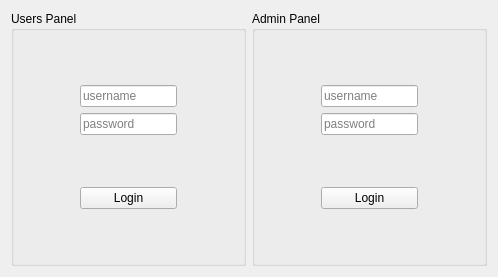
<?xml version="1.0" encoding="UTF-8"?>
<ui version="4.0">
 <class>Login</class>
 <widget class="QWidget" name="Login">
  <property name="geometry">
   <rect>
    <x>0</x>
    <y>0</y>
    <width>498</width>
    <height>277</height>
   </rect>
  </property>
  <property name="windowTitle">
   <string>Form</string>
  </property>
  <layout class="QHBoxLayout" name="horizontalLayout">
   <item>
    <widget class="QGroupBox" name="groupBox_2">
     <property name="title">
      <string>Users Panel</string>
     </property>
     <layout class="QHBoxLayout" name="horizontalLayout_5">
      <item>
       <layout class="QHBoxLayout" name="horizontalLayout_3">
        <item>
         <spacer name="horizontalSpacer_5">
          <property name="orientation">
           <enum>Qt::Horizontal</enum>
          </property>
          <property name="sizeHint" stdset="0">
           <size>
            <width>40</width>
            <height>20</height>
           </size>
          </property>
         </spacer>
        </item>
        <item>
         <spacer name="horizontalSpacer_6">
          <property name="orientation">
           <enum>Qt::Horizontal</enum>
          </property>
          <property name="sizeHint" stdset="0">
           <size>
            <width>40</width>
            <height>20</height>
           </size>
          </property>
         </spacer>
        </item>
        <item>
         <layout class="QVBoxLayout" name="verticalLayout_2">
          <item>
           <spacer name="verticalSpacer_4">
            <property name="orientation">
             <enum>Qt::Vertical</enum>
            </property>
            <property name="sizeHint" stdset="0">
             <size>
              <width>20</width>
              <height>40</height>
             </size>
            </property>
           </spacer>
          </item>
          <item>
           <widget class="QLineEdit" name="lineEdit_user">
            <property name="placeholderText">
             <string>username</string>
            </property>
           </widget>
          </item>
          <item>
           <widget class="QLineEdit" name="lineEdit_userPass">
            <property name="echoMode">
             <enum>QLineEdit::Password</enum>
            </property>
            <property name="placeholderText">
             <string>password</string>
            </property>
           </widget>
          </item>
          <item>
           <spacer name="verticalSpacer_5">
            <property name="orientation">
             <enum>Qt::Vertical</enum>
            </property>
            <property name="sizeHint" stdset="0">
             <size>
              <width>20</width>
              <height>40</height>
             </size>
            </property>
           </spacer>
          </item>
          <item>
           <widget class="QPushButton" name="pushButton_userButton">
            <property name="text">
             <string>Login</string>
            </property>
           </widget>
          </item>
          <item>
           <spacer name="verticalSpacer_6">
            <property name="orientation">
             <enum>Qt::Vertical</enum>
            </property>
            <property name="sizeHint" stdset="0">
             <size>
              <width>20</width>
              <height>40</height>
             </size>
            </property>
           </spacer>
          </item>
         </layout>
        </item>
        <item>
         <spacer name="horizontalSpacer_7">
          <property name="orientation">
           <enum>Qt::Horizontal</enum>
          </property>
          <property name="sizeHint" stdset="0">
           <size>
            <width>40</width>
            <height>20</height>
           </size>
          </property>
         </spacer>
        </item>
        <item>
         <spacer name="horizontalSpacer_8">
          <property name="orientation">
           <enum>Qt::Horizontal</enum>
          </property>
          <property name="sizeHint" stdset="0">
           <size>
            <width>40</width>
            <height>20</height>
           </size>
          </property>
         </spacer>
        </item>
       </layout>
      </item>
     </layout>
    </widget>
   </item>
   <item>
    <widget class="QGroupBox" name="groupBox">
     <property name="title">
      <string>Admin Panel</string>
     </property>
     <layout class="QHBoxLayout" name="horizontalLayout_4">
      <item>
       <layout class="QHBoxLayout" name="horizontalLayout_2">
        <item>
         <spacer name="horizontalSpacer">
          <property name="orientation">
           <enum>Qt::Horizontal</enum>
          </property>
          <property name="sizeHint" stdset="0">
           <size>
            <width>40</width>
            <height>20</height>
           </size>
          </property>
         </spacer>
        </item>
        <item>
         <spacer name="horizontalSpacer_3">
          <property name="orientation">
           <enum>Qt::Horizontal</enum>
          </property>
          <property name="sizeHint" stdset="0">
           <size>
            <width>40</width>
            <height>20</height>
           </size>
          </property>
         </spacer>
        </item>
        <item>
         <layout class="QVBoxLayout" name="verticalLayout">
          <item>
           <spacer name="verticalSpacer">
            <property name="orientation">
             <enum>Qt::Vertical</enum>
            </property>
            <property name="sizeHint" stdset="0">
             <size>
              <width>20</width>
              <height>40</height>
             </size>
            </property>
           </spacer>
          </item>
          <item>
           <widget class="QLineEdit" name="lineEdit_adminUser">
            <property name="placeholderText">
             <string>username</string>
            </property>
           </widget>
          </item>
          <item>
           <widget class="QLineEdit" name="lineEdit_adminPass">
            <property name="echoMode">
             <enum>QLineEdit::Password</enum>
            </property>
            <property name="placeholderText">
             <string>password</string>
            </property>
           </widget>
          </item>
          <item>
           <spacer name="verticalSpacer_2">
            <property name="orientation">
             <enum>Qt::Vertical</enum>
            </property>
            <property name="sizeHint" stdset="0">
             <size>
              <width>20</width>
              <height>40</height>
             </size>
            </property>
           </spacer>
          </item>
          <item>
           <widget class="QPushButton" name="pushButton_adminButton">
            <property name="text">
             <string>Login</string>
            </property>
           </widget>
          </item>
          <item>
           <spacer name="verticalSpacer_3">
            <property name="orientation">
             <enum>Qt::Vertical</enum>
            </property>
            <property name="sizeHint" stdset="0">
             <size>
              <width>20</width>
              <height>40</height>
             </size>
            </property>
           </spacer>
          </item>
         </layout>
        </item>
        <item>
         <spacer name="horizontalSpacer_4">
          <property name="orientation">
           <enum>Qt::Horizontal</enum>
          </property>
          <property name="sizeHint" stdset="0">
           <size>
            <width>40</width>
            <height>20</height>
           </size>
          </property>
         </spacer>
        </item>
        <item>
         <spacer name="horizontalSpacer_2">
          <property name="orientation">
           <enum>Qt::Horizontal</enum>
          </property>
          <property name="sizeHint" stdset="0">
           <size>
            <width>40</width>
            <height>20</height>
           </size>
          </property>
         </spacer>
        </item>
       </layout>
      </item>
     </layout>
    </widget>
   </item>
  </layout>
 </widget>
 <resources/>
 <connections/>
</ui>
